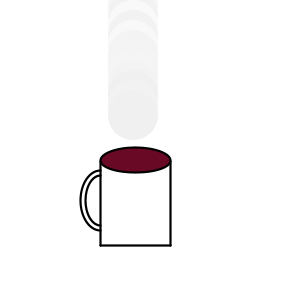
Frame 1 (no input)
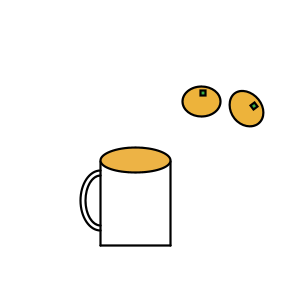
Frame 60 (the mouse pressed at the canvas centre just before this capture)
Frame 120 (the mouse held since frame 60 and released just before this capture): identical to frame 60, image omitted

The Processing sketch that drew these frames (run headless with seeded random() and noise(); from frame 60 on, the mouse is pressed at the canvas centre):

// Processing sketch: processing_137599
// ── processing_137599.pde

mugCup m;
void setup(){
  size(300,300);
  stroke(100);
  m = new mugCup();
}
  
void draw(){
  background(255);
  m.val();
  m.theMug1();
  m.decol();
    if (mouseButton == LEFT){
  m.val = 10;
  } else if(mouseButton == RIGHT){
  m.val = 100;
  }else{
    m.val =1000;
  }
}


     
     
   
   
class mugCup{
  int val;
  float x;
  float y;
  int coffee;
  int milk;
  int orangeJuice;
  float s;
  int k;
  int w;
  float o;
  
  
  mugCup(){ // construction
      val = 0;
      x = 100;
      y = x/2;
      coffee = (#6A0926);
      milk = (#F2F0DA);
      orangeJuice = (#EDB345);
      s = width/2;
      k = height/2-50;
      w = width/2+50;
}

  void theMug1(){ // 
  strokeWeight(2.2);
  stroke(0);
  noFill();
  line(x,x+y+11,x,245);
  line(x,x*2.45,x+y+20,x*2.45);
  line(x+y+20,x+y+11,x+y+20,245);
  noFill();
  arc (x,200,40,60,PI/2,3*PI/2);
  arc (x,200,30,50,PI/2,3*PI/2);
  fill(val);
  ellipse(x+y/1.4,x+y+10,70,25);
}

void val(){ // determind the value for each type of drink
  if (val <= 10){
    val = coffee;
  } else if(val <= 100){
    val = milk;
  } else if(val <= 1000){
    val = orangeJuice;
    
  }
}

void decol(){ //creating decolation for each kind of drink
   o = height/3;
  if (m.val == coffee){
   for(float o = 5; o < 120 ;o+= 10){
     k = height/3;
     smooth();
     noStroke();
     fill(random(240,250));
     ellipse(width/2-17,o,50,50);
   }
     }else if(m.val == milk){
     rect(w,k,30,45);
     fill(#FC2626);
     stroke(0);
     text("MILK",w+2,k+25); 
     }else if (m.val == orangeJuice){
     fill(#EDB345-10);
     ellipse(w+1,k+1,38,30);
     fill(#3CAF44);
     rect(w,k-10,5,5);
     translate(w,k-210);
     rotate(PI/3.5);
     noFill();
     fill(#EDB345-10);
     ellipse(w,k,38,30);
     fill(#3CAF44);
     rect(w,k-10,5,5);
   }
  }
}
